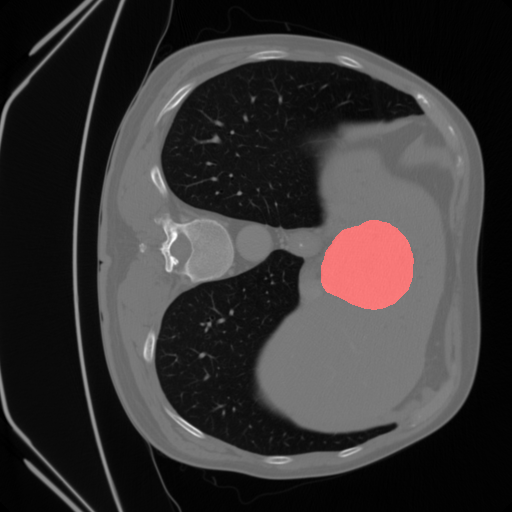
%> input picture preprocessing/151.png, 512 x 512 px
$ octave mirror.m   (GNU Octave 9; MATLAB toolbox functions it lacks are replaced by stand-ins)
%> lines starting %> are read from the running program, lines starting %| are printed output that depends on the picture
% 读取图像
input_image_path = '151.png';
output_image_path = 'E:\BME\liver_tumor_segmentation\mirror_151.png';

% 读取图像
img = imread(input_image_path);
%> img is the input picture: size 512x512x3 uint8; mean R, G, B 56, 52.9, 52.9

% 上下镜像
mirrored_img = flipud(img);
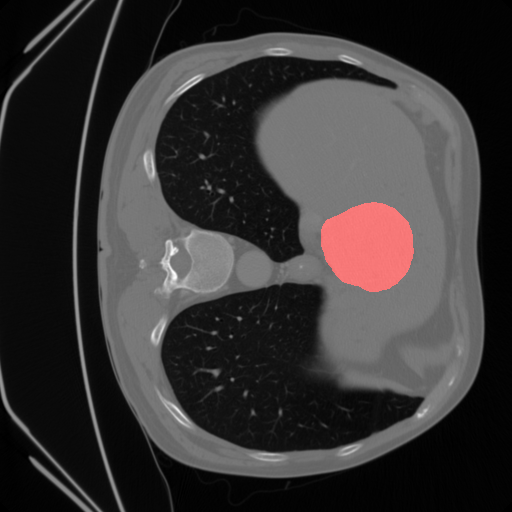
%> mirrored_img: size 512x512x3 uint8; mean R, G, B 56, 52.9, 52.9; mean of the top-left, top-right, bottom-left and bottom-right quarters 42.1, 72.7, 45.1, 55.8

% 逆时针旋转90度
rotated_img = imrotate(mirrored_img, 90);
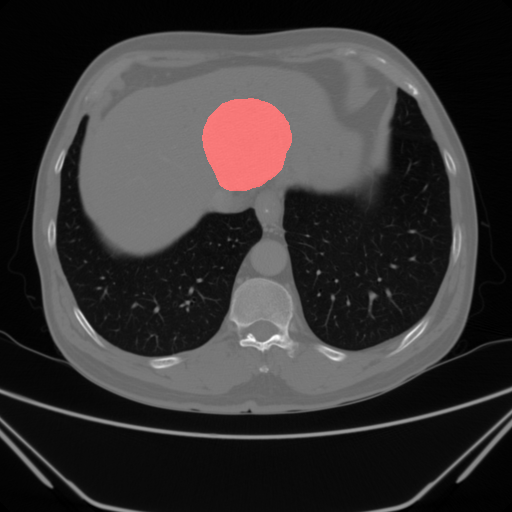
%> rotated_img: size 512x512x3 uint8; mean R, G, B 56, 52.9, 52.9; mean of the top-left, top-right, bottom-left and bottom-right quarters 72.7, 55.8, 42.1, 45.1

% 保存镜像和旋转后的图像
imwrite(rotated_img, output_image_path);

$ run again, with preprocessing/1.png copied over preprocessing/151.png
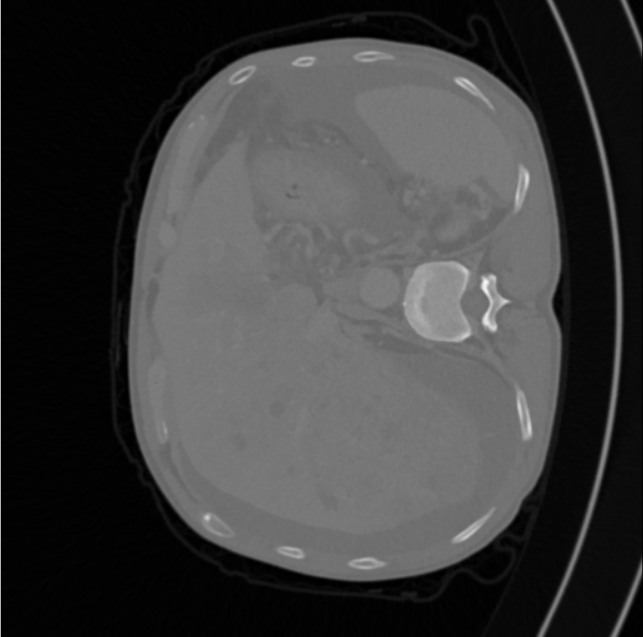
%> input picture preprocessing/1.png, 643 x 637 px
%> img is the input picture: size 637x643x3 uint8; min 0, max 250, mean 60.9
%> `mirrored_img = flipud(img);`:
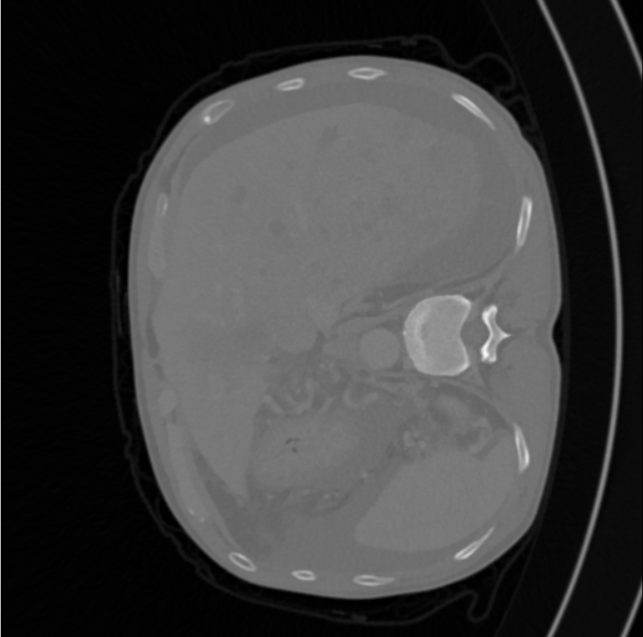
%> mirrored_img: size 637x643x3 uint8; min 0, max 250, mean 60.9; mean of the top-left, top-right, bottom-left and bottom-right quarters 49.6, 69, 50.7, 74.4
%> `rotated_img = imrotate(mirrored_img, 90);`:
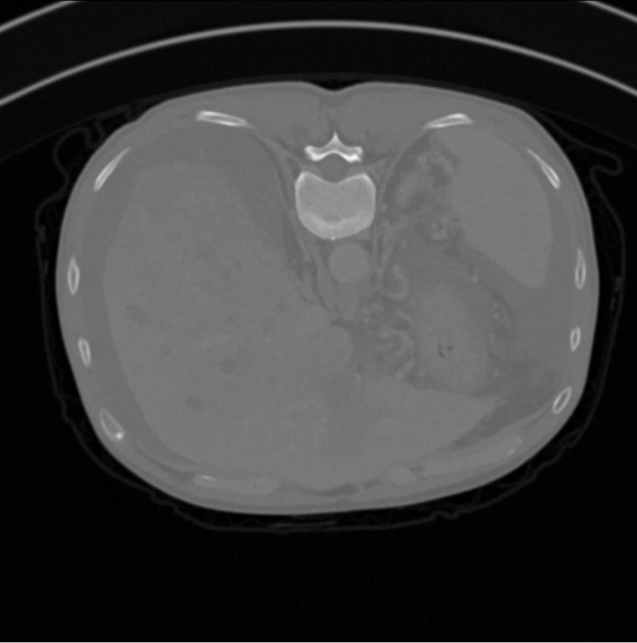
%> rotated_img: size 643x637x3 uint8; min 0, max 250, mean 60.9; mean of the top-left, top-right, bottom-left and bottom-right quarters 68.9, 74.4, 49.7, 50.8

$ run again, with preprocessing/mirror.png copied over preprocessing/151.png
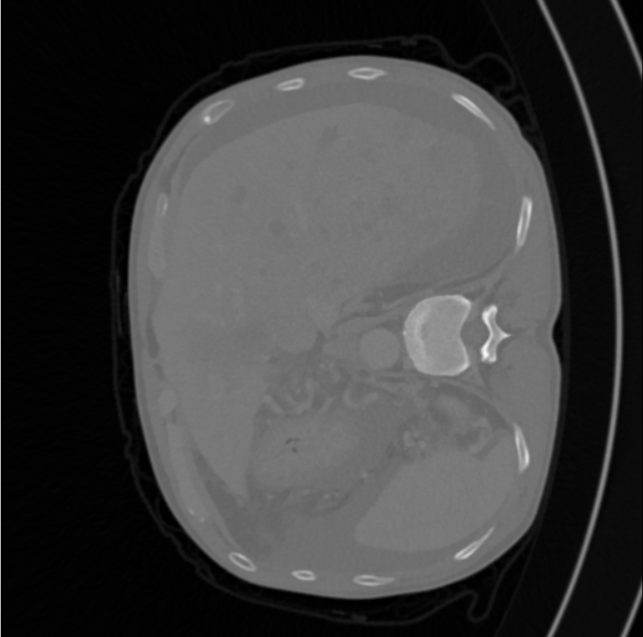
%> input picture preprocessing/mirror.png, 643 x 637 px
%> img is the input picture: size 637x643x3 uint8; min 0, max 250, mean 60.9
%> `mirrored_img = flipud(img);`:
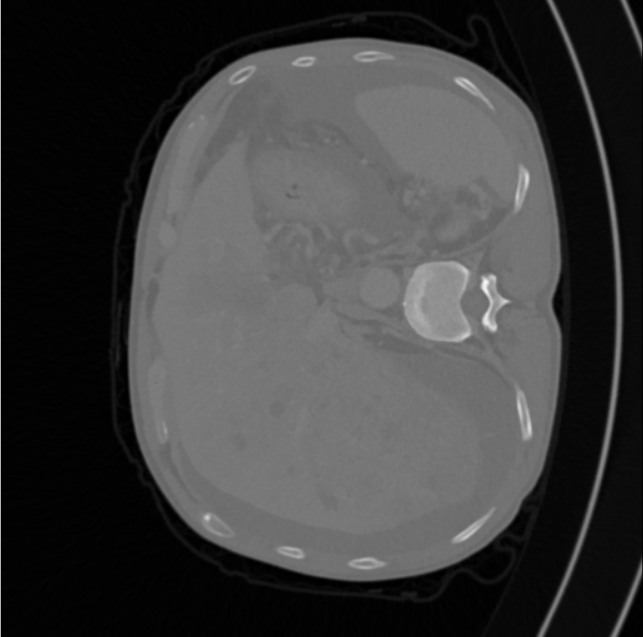
%> mirrored_img: size 637x643x3 uint8; min 0, max 250, mean 60.9; mean of the top-left, top-right, bottom-left and bottom-right quarters 50.6, 74.4, 49.7, 69.1
%> `rotated_img = imrotate(mirrored_img, 90);`:
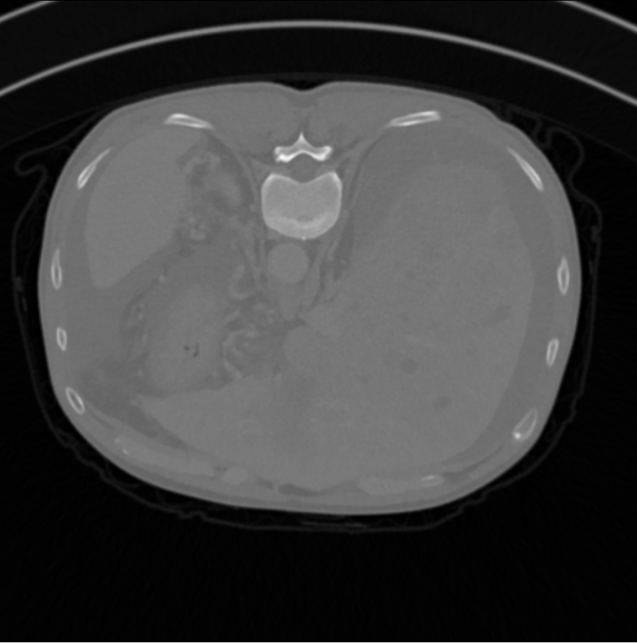
%> rotated_img: size 643x637x3 uint8; min 0, max 250, mean 60.9; mean of the top-left, top-right, bottom-left and bottom-right quarters 74.3, 69, 50.7, 49.8
